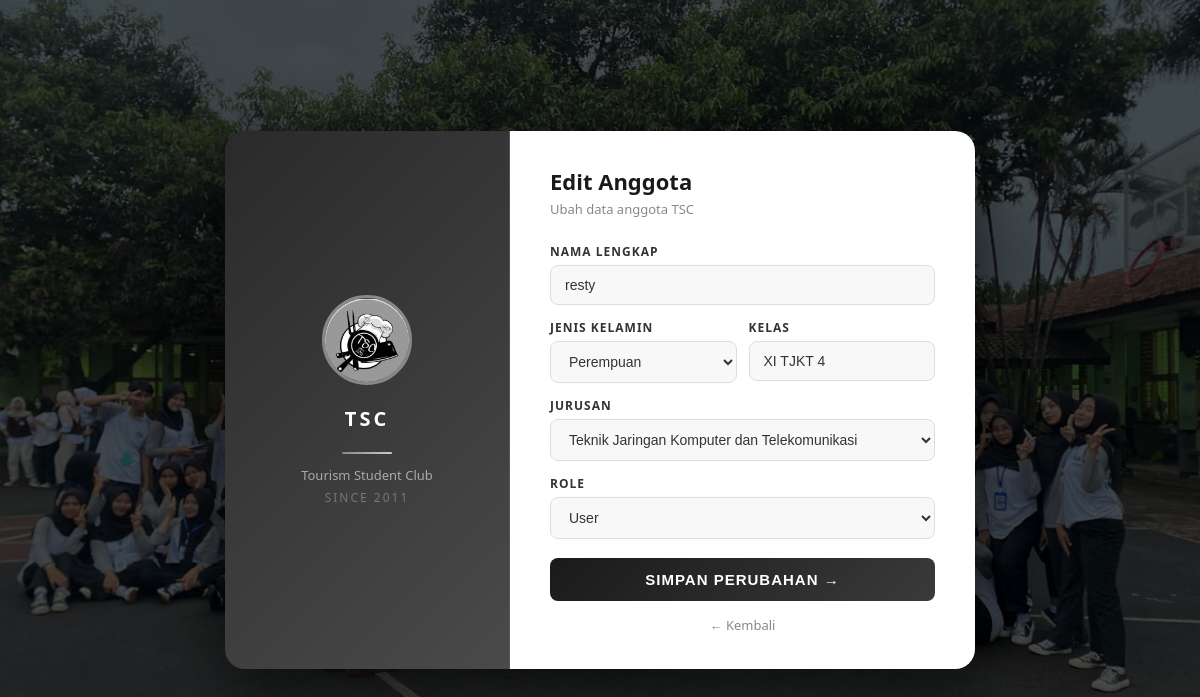
Screenshot of /projek/admin/edit.php?id=5 (signed in) with the database file from the repository.
### tables this page shows
CREATE TABLE `users` (
  `id` int(11) NOT NULL,
  `username/email` varchar(100) NOT NULL,
  `password` varchar(255) NOT NULL,
  `nama_lengkap` varchar(100) DEFAULT NULL,
  `jenis_kelamin` varchar(10) DEFAULT NULL,
  `kelas` varchar(20) DEFAULT NULL,
  `jurusan` varchar(50) DEFAULT NULL,
  `role` varchar(10) DEFAULT 'user'
);

### projek/admin/edit.php (the view, shortened to what this page needs)
<?php include '../koneksi.php';
$id = $_GET['id'];
$data = mysqli_fetch_assoc(mysqli_query($conn, "SELECT * FROM users WHERE id='$id'"));
?>
<!DOCTYPE html>
<html lang="id">
<head>
</head>
<body>
<div class="container">
    <div class="left">
        <img src="../logo_tsc.jpg" alt="Logo TSC">
        <h1>TSC</h1>
        <div class="divider"></div>
        <p>Tourism Student Club</p>
        <p class="since">SINCE 2011</p>
    </div>
    <div class="right">
        <h2>Edit Anggota</h2>
        <p class="sub">Ubah data anggota TSC</p>
        <form method="POST">
            <div class="input-group">
                <label>NAMA LENGKAP</label>
                <input type="text" name="nama_lengkap" value="<?= $data['nama_lengkap'] ?>" required>
            </div>
            <div class="row">
                <div class="input-group">
                    <label>JENIS KELAMIN</label>
                    <select name="jenis_kelamin">
                        <option value="P" <?= $data['jenis_kelamin']=='P'?'selected':'' ?>>Perempuan</option>
                    </select>
                </div>
                <div class="input-group">
                    <label>KELAS</label>
                    <input type="text" name="kelas" value="<?= $data['kelas'] ?>" required>
                </div>
            </div>
            <div class="input-group">
                <label>JURUSAN</label>
                <select name="jurusan">
                    <option value="Teknik Jaringan Komputer dan Telekomunikasi" <?= $data['jurusan']=='Teknik Jaringan Komputer dan Telekomunikasi'?'selected':'' ?>>Teknik Jaringan Komputer dan Telekomunikasi</option>
                </select>
            </div>
            <div class="input-group">
                <label>ROLE</label>
                <select name="role">
                    <option value="user" <?= $data['role']=='user'?'selected':'' ?>>User</option>
                </select>
            </div>
            <button type="submit" name="update" class="btn-submit">SIMPAN PERUBAHAN →</button>
        </form>
        <a href="index.php" class="btn-back">← Kembali</a>
    </div>
</div>
</body>
</html>

### projek/admin/edit.php (style rules this page uses)
* { margin:0; padding:0; box-sizing:border-box; }
body { font-family:'Segoe UI',sans-serif; background: linear-gradient(rgba(0,0,0,0.7), rgba(0,0,0,0.7)), url('about tsc.jpg') center/cover no-repeat fixed; min-height:100vh; display:flex; justify-content:center; align-items:center; }
.container { display:flex; width:750px; border-radius:20px; overflow:hidden; box-shadow:0 20px 60px rgba(0,0,0,0.6); }
.left { background:linear-gradient(135deg, #2a2a2a, #4a4a4a); width:38%; display:flex; flex-direction:column; justify-content:center; align-items:center; padding:40px; border-right:1px solid #555; }
.left img { width:90px; height:90px; border-radius:50%; border:3px solid #888; margin-bottom:20px; object-fit:cover; }
.left h1 { color:#fff; font-size:20px; letter-spacing:3px; margin-bottom:8px; }
.left .divider { width:50px; height:2px; background:linear-gradient(90deg,#888,#ccc); margin:12px auto; border-radius:2px; }
.left p { color:#aaa; font-size:13px; text-align:center; }
.left .since { color:#777; font-size:12px; letter-spacing:2px; margin-top:5px; }
.right { background:#fff; width:62%; padding:35px 40px; display:flex; flex-direction:column; justify-content:center; }
.right h2 { color:#1a1a1a; font-size:22px; margin-bottom:4px; }
.right p.sub { color:#888; font-size:13px; margin-bottom:25px; }
.input-group { margin-bottom:14px; }
.input-group label { display:block; margin-bottom:5px; font-weight:600; color:#333; font-size:12px; letter-spacing:1px; }
.input-group input, .input-group select { width:100%; padding:11px 14px; border:1.5px solid #ddd; border-radius:8px; background:#f8f8f8; font-size:14px; color:#333; transition:border 0.3s; }
.row { display:grid; grid-template-columns:1fr 1fr; gap:12px; }
.btn-submit { width:100%; padding:13px; background:linear-gradient(135deg, #1a1a1a, #3a3a3a); color:#fff; border:none; border-radius:8px; font-size:15px; font-weight:bold; cursor:pointer; transition:all 0.3s; letter-spacing:1px; margin-top:5px; }
.btn-back { display:block; text-align:center; margin-top:15px; font-size:13px; color:#888; text-decoration:none; }

### rows the page displays
users: nama_lengkap "resty", jenis_kelamin "Perempuan", kelas "XI TJKT 4", jurusan "Teknik Jaringan Komputer dan Telekomunikasi", role "User"
